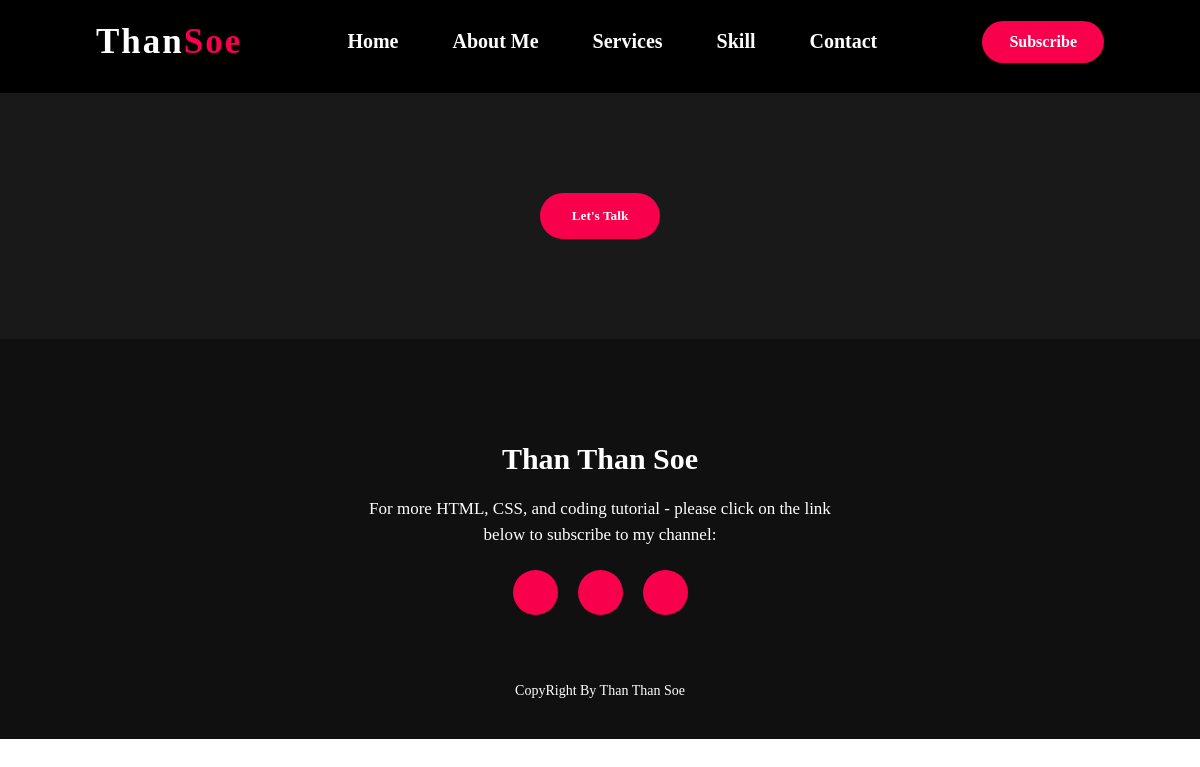
Page /about/ on the earlier database version.
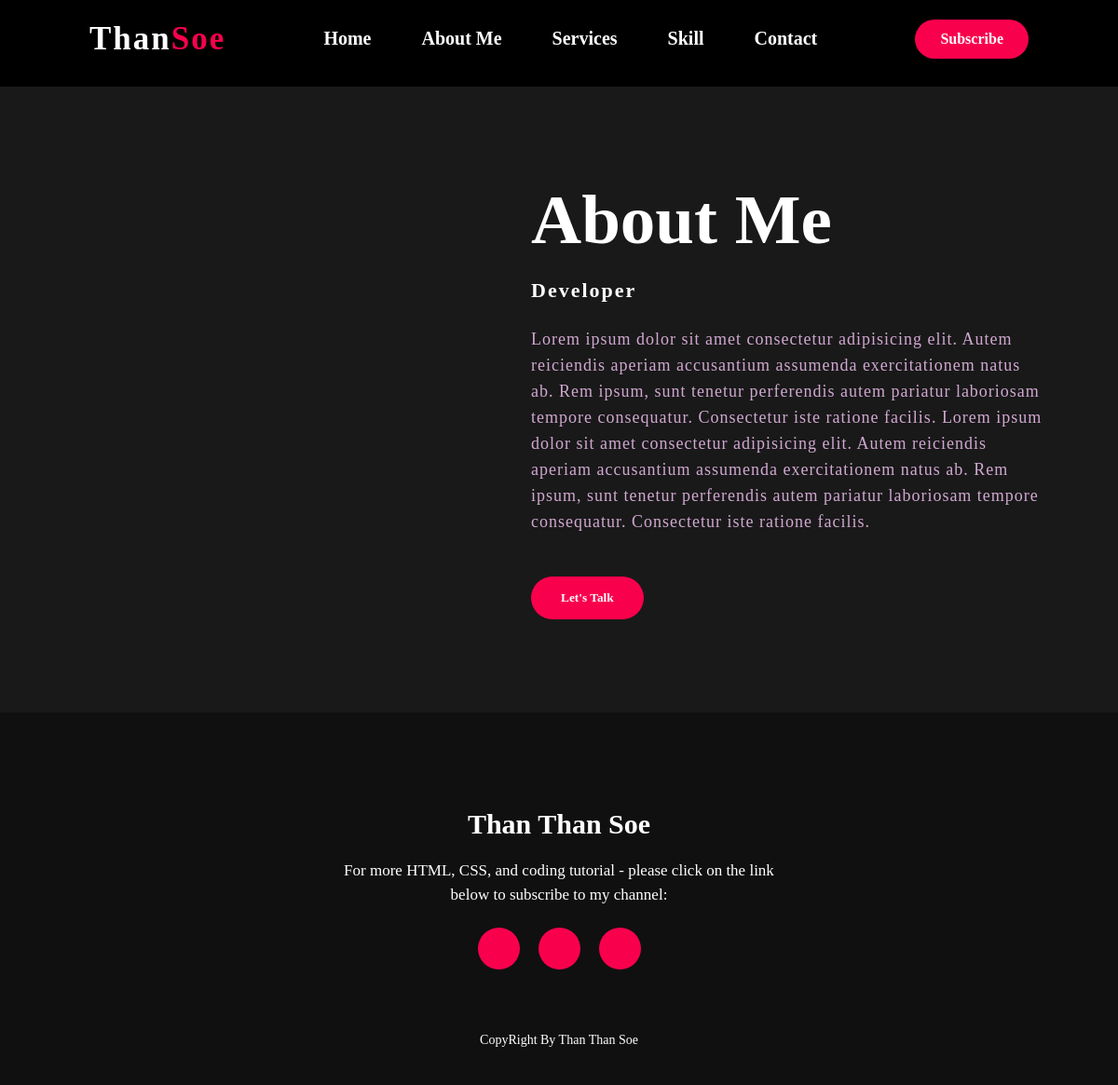
Same page on the later database version.
### myapp/models.py (models this page shows, shortened)
class About(models.Model):
    title = models.CharField(max_length=50)
    body = models.TextField()
    image = models.ImageField(upload_to='aboutimage')

### myapp/views.py (the view)
# urls.py: path('about/', views.about, name='aboutpage'),
def about(request):
    abouts = About.objects.all()
    context = {
        'abouts':abouts
    }
    return render(request, 'pages/about.html', context)

### myapp/templates/pages/about.html (shortened to what this page needs)
{% extends "pages/main.html" %}
{% load static %}
{% block content %}
<section class="about">
    <div class="main">
        {% for about in abouts %}
        <div class="about-text">
            <h2>About Me</h2>
            <h5>{{ about.title }}</h5>
            <p>{{ about.body}}</p>
        {% endfor %}
            <button type="button">Let's Talk</button>
        </div>
    </div>
</section>
{% endblock content %}

### myapp/templates/pages/main.html (shortened to what this page needs)
<!DOCTYPE html>
{% load static %}
<html lang="en">
    <head>
        <link rel="stylesheet" href="{% static 'style/port.css' %}">
        <link rel="stylesheet" href="{% static "css/all.css" %}">
        <link rel="stylesheet" href="{% static 'css/all.min.css' %}">
    </head>
    <body>
        <nav style="background-color: black;">
            <h2 class="logo">Than<span>Soe</span></h2>
            <ul>
                <li><a href="{% url 'heropage' %}">Home</a></li>
                <li><a href="{% url 'aboutpage' %}">About Me</a></li>
                <li><a href="{% url 'servicepage' %}">Services</a></li>
                <li><a href="{% url 'skillpage' %}">Skill</a></li>
                <li><a href="{% url 'contactpage' %}">Contact</a></li>
            </ul>
            <a href="#" class="btn">Subscribe</a>
        </nav>
    {% block content %}
    {% endblock content %}
        <footer>
            <p>Than Than Soe</p>
            <p>For more HTML, CSS, and coding tutorial - please click on the link below to subscribe to my channel:</p>
            <div class="social" style="display: flex;">
                <a href="#"><i class="fab fa-facebook"></i></a>
                <a href="#"><i class="fab fa-instagram"></i></a>
                <a href="#"><i class="fab fa-dribbble"></i></a>
            </div>
            <p class="end">CopyRight By Than Than Soe</p>
        </footer>
    </body>
</html>

### static/style/port.css (style rules this page uses)
* { padding:0; margin: 0; font-family: Comic Sans MS; box-sizing: border-box; }
nav { display: flex; align-items: center; justify-content: space-between; padding-top: 20px; padding-bottom: 30px; padding-left: 8%; background: #101010; padding-right: 8%; }
.logo { color: white; font-size: 35px; letter-spacing: 2px; cursor: pointer; }
span { color: #f9004d; }
nav ul li { list-style-type: none; display: inline-block; padding: 10px 25px; }
nav ul li a { color: white; text-decoration: none; font-weight: bold; text-transform: capitalize; font-size: 20px; }
.btn { background-color: #f9004d; color: white; text-decoration: none; border: 2px solid transparent; font-weight: bold; padding: 10px 25px; border-radius: 30px; transition: transform .4s; }
.about { width: 100%; padding: 100px 0px; background-color: #191919; }
.about-text { width: 550px; }
.main { width: 1130px; max-width: 95%; margin: 0 auto; display: flex; align-items: center; justify-content: space-around; }
.about-text h2 { color: white; font-size: 75px; text-transform: capitalize; margin-bottom: 20px; }
.about-text h5 { color: white; letter-spacing: 2px; font-size: 22px; margin-bottom: 25px; text-transform: capitalize; }
.about-text p { color: #fcfc; letter-spacing: 1px; line-height: 28px; font-size: 18px; margin-bottom: 45px; }
button { background-color: #f9004d; color: white; text-decoration: none; border: 2px solid transparent; font-weight: bold; padding: 13px 30px; border-radius: 30px; transition: .4s; }
h5 { color: white; font-size: 23px; margin-bottom: 15px; }
footer { position: relative; width: 100%; height: 400px; background: #101010; display: flex; flex-direction: column; align-items: center; justify-content: center; }
footer p:nth-child(1) { font-size: 30px; color: white; margin-bottom: 20px; font-weight: bold; }
footer p:nth-child(2) { color: white; font-size: 17px; width: 500px; text-align: center; line-height: 26px; }
.social a { width: 45px; height: 45px; display: flex; align-items: center; justify-content: center; background: #f9004d; border-radius: 50%; margin: 22px 10px; color: white; text-decoration: none; font-size: 20px; }
.end { position: absolute; color: white; bottom: 40px; font-size: 14px; }

Differences in the rows shown:
added About: title "Developer", body "Lorem ipsum dolor sit amet consectetur adipisicing elit. Autem reiciendis aperiam accusantium assumenda exercitationem natus ab. Rem ipsum, sunt tenetur perferendis autem pariatur laboriosam tempore consequatur. Consectetur iste ratione facilis. Lorem ipsum dolor sit amet consectetur adipisicing elit. Autem reiciendis aperiam accusantium assumenda exercitationem natus ab. Rem ipsum, sunt tenetur perferendis autem pariatur laboriosam tempore consequatur. Consectetur iste ratione facilis."
